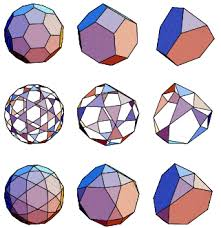
#> input picture images.jpeg, 221 x 228 px, found by its file name
$ python zoom.py ../images.jpeg ../input.jpg 5
#> lines starting #> are read from the running program, lines starting #| are printed output that depends on the picture
#!/usr/bin/python

import sys
import numpy as np
import cv2

global FILE_NAME
global FILE_NAME_ZOOM
FILE_NAME = './uploads/' + str(sys.argv[1])
FILE_NAME_ZOOM = './uploads/' + str(sys.argv[2])
COUNT = int(sys.argv[3])

def getImage(fileName):
#> called with fileName = './uploads/../images.jpeg'
  global FILE_NAME
  image = cv2.imread(FILE_NAME)
#> image is the input picture: shape (228, 221, 3); mean B, G, R 206.2, 195.8, 206.3
  return image

arrayOfPixels = getImage(FILE_NAME)
height, width, level = arrayOfPixels.shape
#> height = 228; width = 221; level = 3

global DIRECTION
if COUNT > 0:
  DIRECTION = 'up'
else:
  DIRECTION = 'down'

zoomHowMuch = abs(COUNT)
if zoomHowMuch == 1:
  cv2.imwrite(FILE_NAME_ZOOM, arrayOfPixels)
  exit(0)

newHeight = int(height / zoomHowMuch)
#> newHeight = 45
newWidth = int(width / zoomHowMuch)
#> newWidth = 44
zoomInImage = np.zeros((height, width, level))

x = 0
y = 0

for row in range(height):
  x = 0
  for col in range(width):
    for lol in range(zoomHowMuch):
      zoomInImage[y + lol - 1][x + lol - 1] = arrayOfPixels[row][col]
      zoomInImage[y + lol - 1][x+lol] = arrayOfPixels[row][col]
      zoomInImage[y+lol][x + lol - 1] = arrayOfPixels[row][col]
      zoomInImage[y+lol][x+lol] = arrayOfPixels[row][col]
    if (x + zoomHowMuch > width - zoomHowMuch):
      break
    x += zoomHowMuch

  if (y + zoomHowMuch > height - zoomHowMuch):
    break
  y += zoomHowMuch
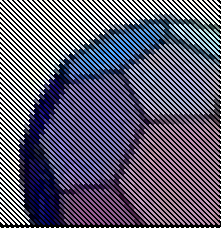
#> zoomInImage: shape (228, 221, 3) float64; mean B, G, R 114.1, 94.2, 97.4
#> after the loop, y = 220


zoomOutImage = np.zeros((height, width, level))

x = 0
y = 0

for row in range(height):
  x = 0
  for col in range(width):
    for lol in range(zoomHowMuch):
      zoomOutImage[int(newHeight/2) + row][int(newWidth/2) + col] = arrayOfPixels[y][x]
    if (x + zoomHowMuch > width - zoomHowMuch):
      break
    x += zoomHowMuch

  if (y + zoomHowMuch > height - zoomHowMuch):
    break
  y += zoomHowMuch
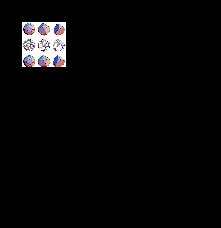
#> zoomOutImage: shape (228, 221, 3) float64; mean B, G, R 8.1, 7.7, 8.1
#> after the loop, y = 220

if DIRECTION == 'up':
  cv2.imwrite(FILE_NAME_ZOOM, zoomInImage)
else:
  cv2.imwrite(FILE_NAME_ZOOM, zoomOutImage)
